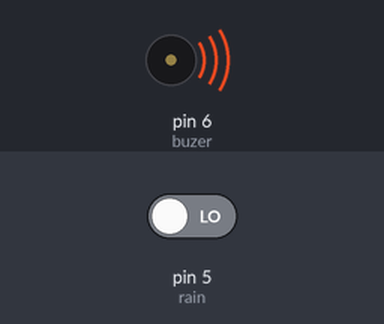
A sketch run on a simulated Arduino Uno, built with avr-gcc and run on an emulated ATmega328P. Parts: buzzer (waves = sounding, pin HIGH). The test bench sets the inputs (shaded band); at power-on: pin 5 (rain) LOW.

Above: at 0.1 s.
Timing chart, 0 to 1.6 s (numbered marks = the images above):
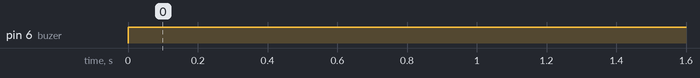

Measured:
- by itself, pin 6 (buzer): LOW → HIGH at 0.00 s

The sketch:

dazzling_rottis_crift1__1_.ino
```cpp
int rain=5;
int buzer=6;
int rainState=0;

void setup() {

  pinMode(buzer,OUTPUT);

  pinMode(rain,INPUT);
}

void loop() {

  rainState=digitalRead(rain);

  if (rainState=HIGH) {

    digitalWrite(buzer,HIGH);
  } else {

    digitalWrite(buzer,LOW);
  }
}
```
